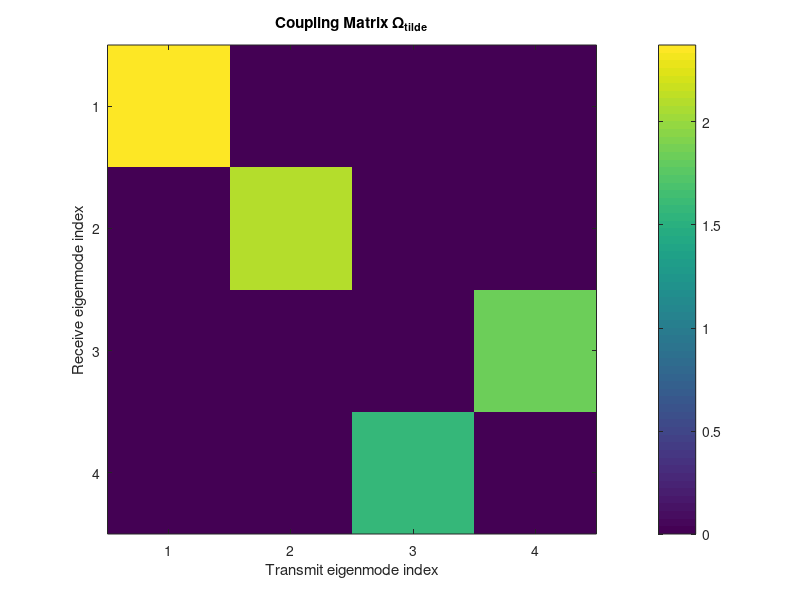

Here is the MATLAB script that generated this plot:
function weichselbergerModel()
    % =====================================================================
    % TEST SCRIPT (Executes when you click 'Run')
    % =====================================================================
    clc; clear; close all;
    fprintf('Running Weichselberger MIMO Channel Model Simulation...\n\n');

    % 1. Define Matrix Dimensions (e.g., 4 Transmit and 2 Receive Antennas)% Weichselberger coupling matrix –how to visualize the effects of different coupling matrix ; 
clear; clc;

% Assume 4 transmit eigenmodes and 4 receive eigenmodes

Nt = 4; Nr = 4;

% Example coupling matrix (energy concentration)
Omega_tilde = zeros(Nr, Nt);
Omega_tilde(1,1) = 0.9;   % strong coupling: Tx mode1 → Rx mode1
Omega_tilde(2,2) = 0.8;   % Tx mode2 → Rx mode2
Omega_tilde(3,4) = 0.7;   % cross coupling: Tx mode4 → Rx mode3
Omega_tilde(4,3) = 0.6;   % cross coupling: Tx mode3 → Rx mode4

% Normalise to have average power = Nt*Nr (optional)
Omega_tilde = Omega_tilde / norm(Omega_tilde, 'fro') * sqrt(Nt*Nr);

% Visualise the coupling matrix
figure;
imagesc(Omega_tilde);
colorbar;
title('Coupling Matrix \Omega_{tilde}');
xlabel('Transmit eigenmode index');
ylabel('Receive eigenmode index');
axis square
    % 3. Call the local mathematical function
    H = generateWeichselberger(Nt, Nr, Omega_tilde);

    % 4. Display the Generated Physical Channel Matrix
    disp('Generated Physical Channel Matrix H (Nr x Nt):');
    disp(H);
    
    disp('Channel Magnitude Profile abs(H):');
    disp(abs(H));
end

% =========================================================================
% WEICHSELBERGER MODEL MATHEMATICAL COMPUTATION
% =========================================================================
function H = generateWeichselberger(Nt, Nr, Omega_tilde, Ut, Ur)
    % 1. Check if eigenbases are provided, otherwise generate default ones
    if nargin < 4
        rho_t = 0.3; 
        rho_r = 0.4; 

        % Vectorized Generation of Tx correlation matrix
        [X_t, Y_t] = meshgrid(1:Nt, 1:Nt);
        R_t = rho_t .^ abs(X_t - Y_t);
        [Ut, ~] = eig(R_t); 

        % Vectorized Generation of Rx correlation matrix
        [X_r, Y_r] = meshgrid(1:Nr, 1:Nr);
        R_r = rho_r .^ abs(X_r - Y_r);
        [Ur, ~] = eig(R_r); 
    end

    % 2. Ensure the coupling matrix dimensions match the antenna array setup
    if any(size(Omega_tilde) ~= [Nr, Nt])
        error('Coupling matrix Omega_tilde must be of size Nr x Nt.');
    end

    % 3. Generate the random i.i.d. complex Gaussian matrix G
    G = (randn(Nr, Nt) + 1i * randn(Nr, Nt)) / sqrt(2); 

    % 4. Apply the coupling matrix element-wise
    H_tilde = Omega_tilde .* G;

    % 5. Transform into the physical antenna domain using spatial eigenbases
    H = Ur * H_tilde * Ut';
end
